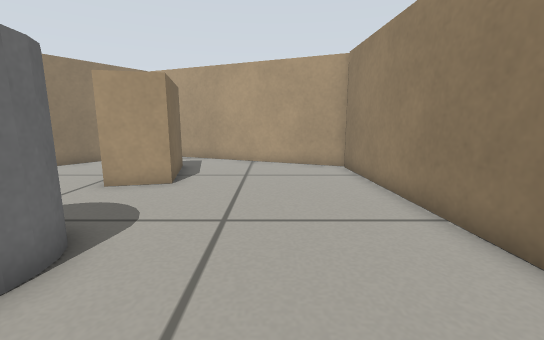
View 1 (above)

14 first-person views from a walk through a robot-simulator world made for Gazebo. The camera is 0.41 m above the floor, tilts 10° down and sees 90° across. The floor is counted in squares, 0.2 m on a side. Each view is taken from the middle of a square. On the plan, view 1 faces up. The plan holds only what a view shows up to about 16 squares ahead; the rest is blank.

View 2
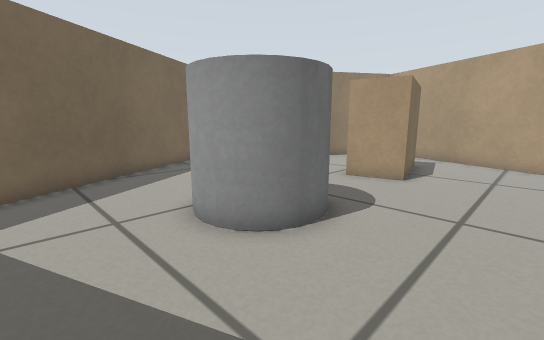

View 3
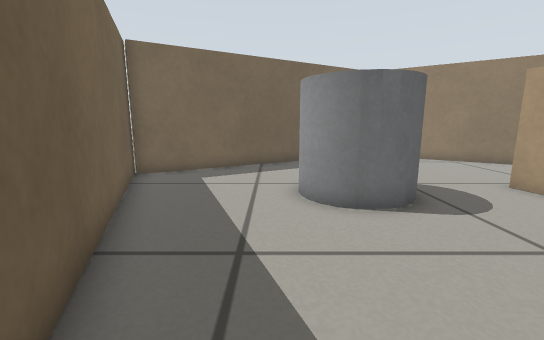

View 4
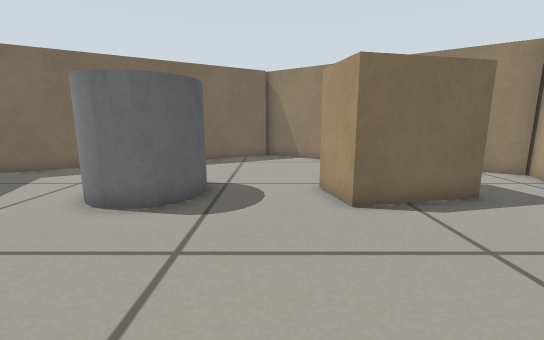

View 5
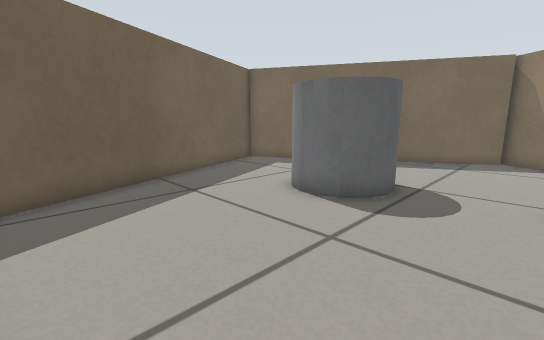

View 6
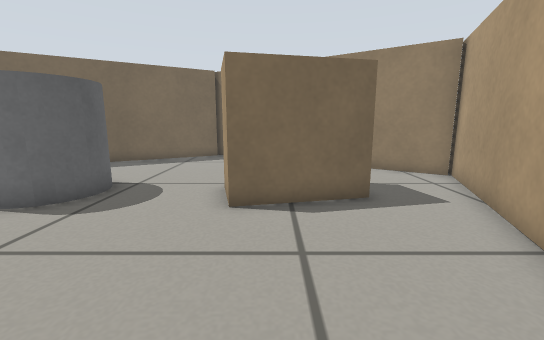

View 7
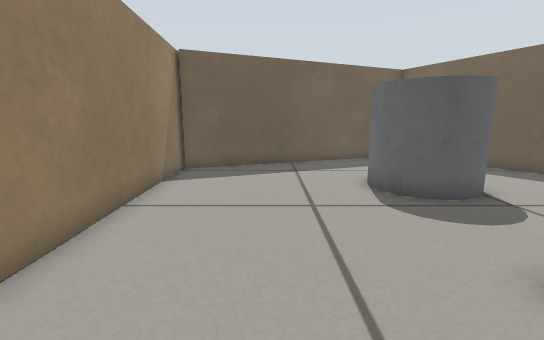

View 8
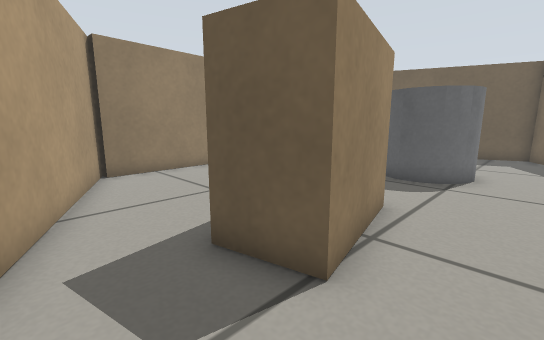

View 9
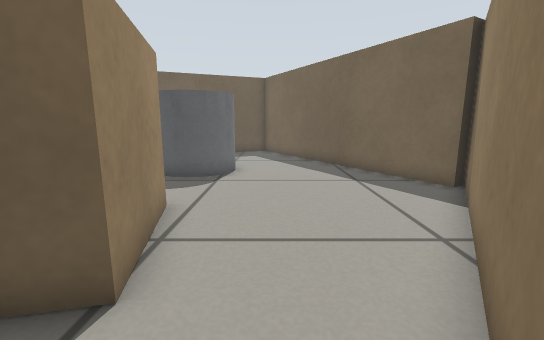

View 10
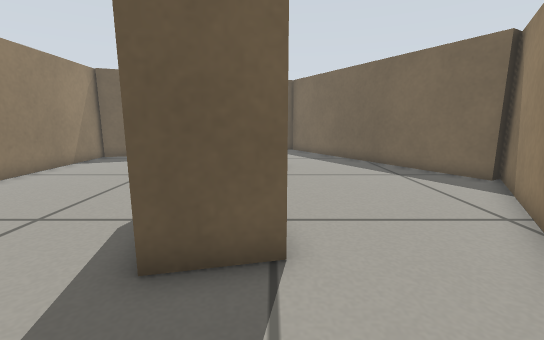

View 11
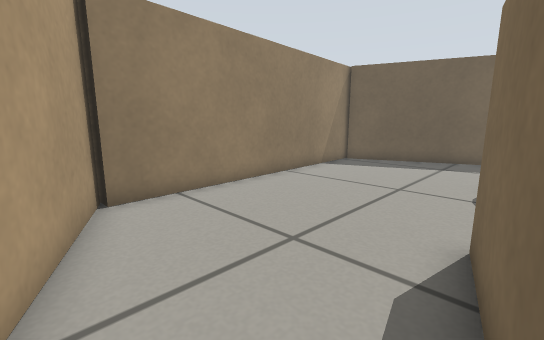

View 12
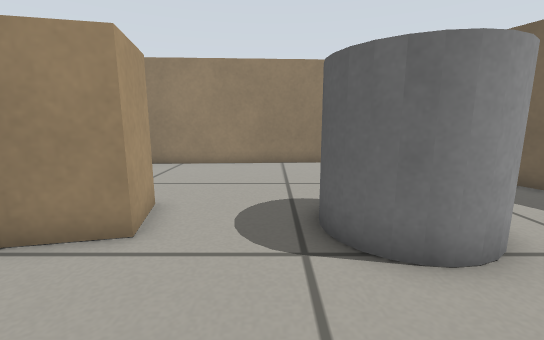

View 13
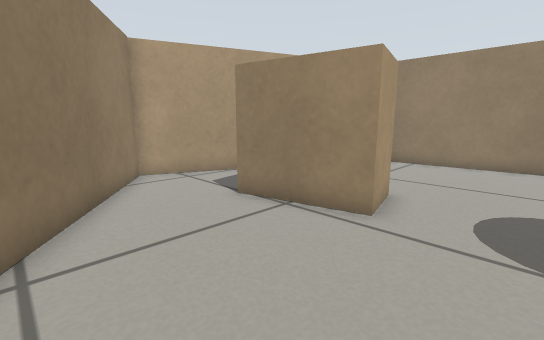

View 14
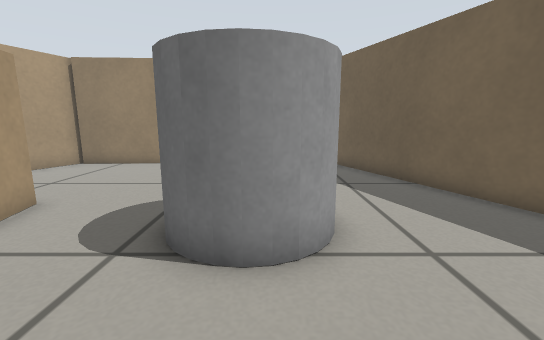

### Floor plan
Key: @ floor where view 1 was taken; # wall or solid block; . floor; C grey cylinder.
Columns run from 14 left of view 1 to 4 right of it. Each row starts with its distance up from view 1.
 17       ####
 16      ##..###
 15      #.....####
 14     ##........###
 13    ##...........###
 12    #....###.......#
 11   ##....###.......#
 10  ##.....###.......#
  9  #.......##.......#
  8 ##................#
  7 #.................#
  6 #.................#
  5 ##.......CC.......#
  4  ##.....C CC......#
  3   #.....C CC......#
  2   ##....CCC.......#
  1    #..............#
  0    ##.........@..##
 -1     #..........####
 -2     ##......####
 -3      ##...###
 -4       #####

Positions as (right, up) in squares from view 1, and headings:
1: (0, 0), facing up
2: (0, -1), facing up-left
3: (3, 1), facing left
4: (3, 7), facing left
5: (3, 8), facing down-left
6: (3, 10), facing left
7: (0, 12), facing down
8: (-8, 15), facing down-right
9: (-8, 15), facing down
10: (-6, 16), facing down
11: (-4, 14), facing down-right
12: (-10, 6), facing right
13: (-11, 6), facing up-right
14: (-10, 3), facing right
